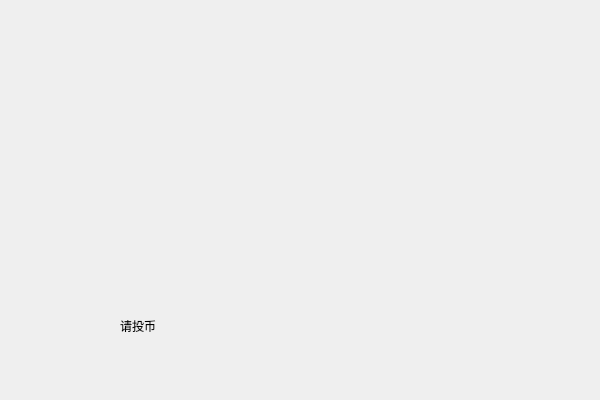
<?xml version="1.0" encoding="UTF-8"?>
<ui version="4.0">
 <class>VideoWidgetClass</class>
 <widget class="QWidget" name="VideoWidgetClass">
  <property name="geometry">
   <rect>
    <x>0</x>
    <y>0</y>
    <width>600</width>
    <height>400</height>
   </rect>
  </property>
  <property name="windowTitle">
   <string>VideoWidget</string>
  </property>
  <widget class="QLabel" name="label">
   <property name="geometry">
    <rect>
     <x>120</x>
     <y>290</y>
     <width>161</width>
     <height>71</height>
    </rect>
   </property>
   <property name="styleSheet">
    <string notr="true">font: 36pt &quot;Cascadia Code&quot;;
color: rgb(0, 0, 0);</string>
   </property>
   <property name="text">
    <string>请投币</string>
   </property>
  </widget>
  <widget class="QLabel" name="label_2">
   <property name="geometry">
    <rect>
     <x>310</x>
     <y>290</y>
     <width>161</width>
     <height>71</height>
    </rect>
   </property>
   <property name="styleSheet">
    <string notr="true">font: 36pt &quot;Cascadia Code&quot;;
color: rgb(0, 0, 0);</string>
   </property>
   <property name="text">
    <string/>
   </property>
  </widget>
 </widget>
 <layoutdefault spacing="6" margin="11"/>
 <resources/>
 <connections/>
</ui>
